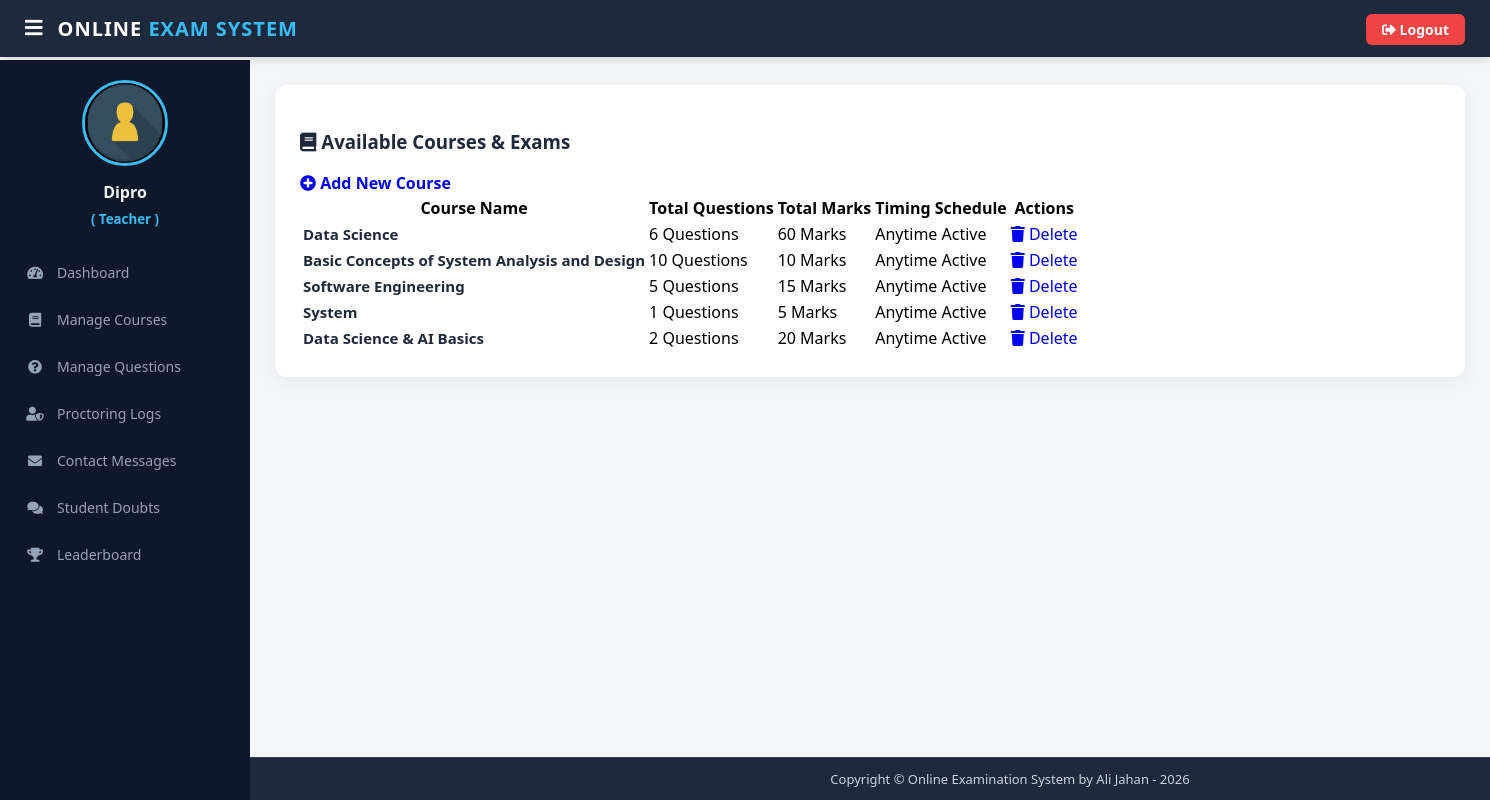
/teacher/teacher-view-exam (signed in), run on an earlier commit of the app's database.
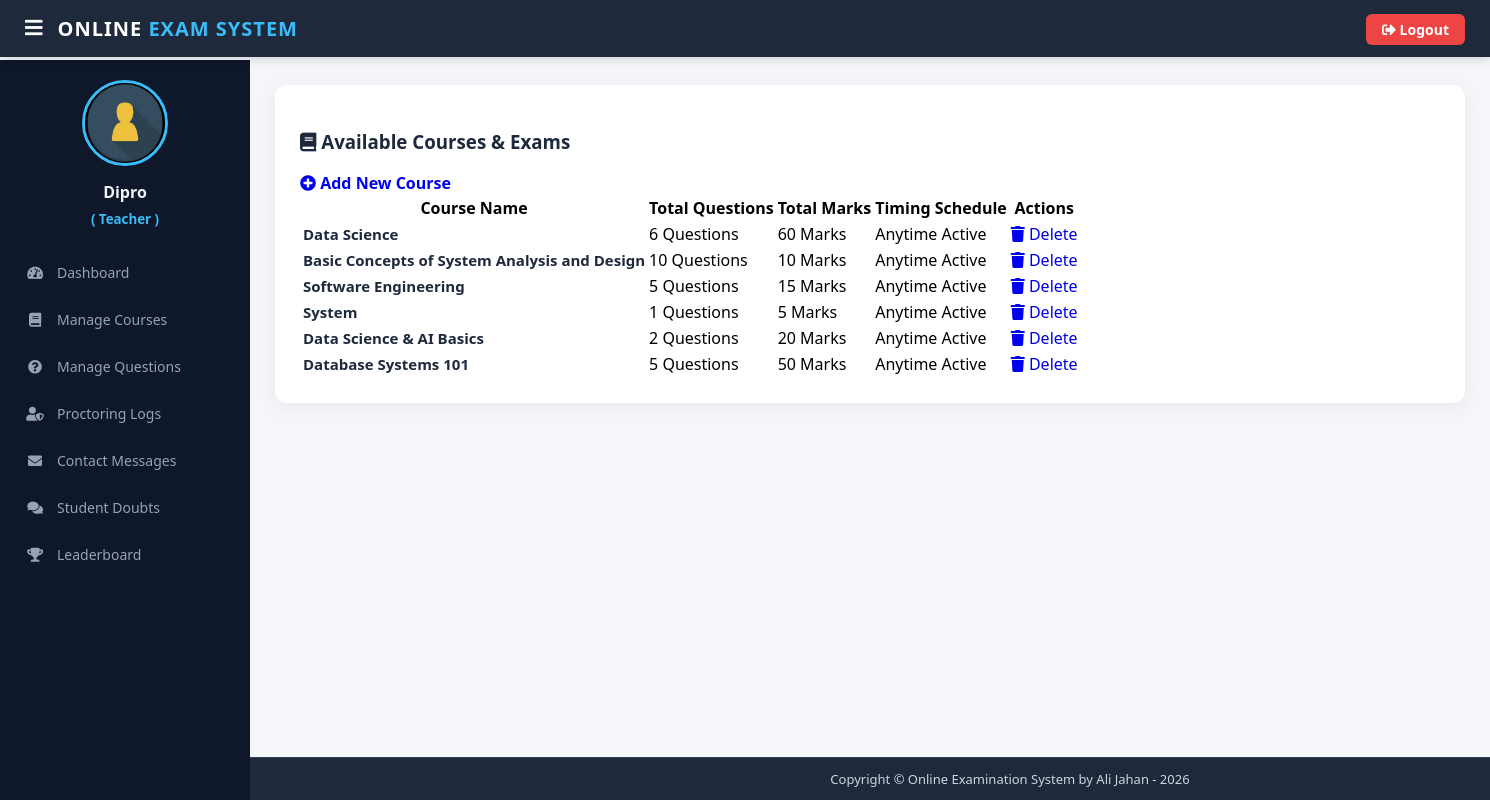
And on a later commit of the database.
### exam/models.py (models this page shows, shortened)
class Course(models.Model):
    course_name = models.CharField(max_length=50)
    question_number = models.PositiveIntegerField()
    total_marks = models.PositiveIntegerField()
    start_time = models.DateTimeField(null=True, blank=True)
    end_time = models.DateTimeField(null=True, blank=True)
    result_publish_time = models.DateTimeField(null=True, blank=True)

### teacher/views.py (the view)
# urls.py: path('teacher-view-exam', views.teacher_view_exam_view,name='teacher-view-exam'),
@login_required(login_url='teacherlogin')
@user_passes_test(is_teacher)
def teacher_view_exam_view(request):
    courses = QMODEL.Course.objects.all()
    return render(request,'teacher/teacher_view_exam.html',{'courses':courses})

### teacher/views.py (called while the page is built)
def is_teacher(user):
    return user.groups.filter(name='TEACHER').exists()

### templates/teacher/teacher_view_exam.html (shortened to what this page needs)
{% extends 'teacher/teacherbase.html' %}
{% block content %}
{% load static %}
<head>
</head>
<div class="container-fluid px-3">
  <div class="card-box">
    <div class="d-flex justify-content-between align-items-center mb-4 flex-wrap" style="gap: 15px;">
      <h3 class="m-0" style="font-weight: 700; color: #1e293b;"><i class="fas fa-book text-primary"></i> Available Courses & Exams</h3>
      <a class="btn btn-success" style="font-weight: bold; border-radius: 6px;" href="{% url 'teacher-add-exam' %}">
        <i class="fas fa-plus-circle"></i> Add New Course
      </a>
    </div>
    <div class="table-responsive">
      <table class="table table-hover align-middle">
        <thead class="thead-dark">
          <tr>
            <th>Course Name</th>
            <th>Total Questions</th>
            <th>Total Marks</th>
            <th>Timing Schedule</th>
            <th>Actions</th>
          </tr>
        </thead>
        <tbody>
          {% for t in courses %}
          <tr>
            <td><strong style="font-size: 15px; color: #1e293b;">{{ t.course_name }}</strong></td>
            <td><span class="badge badge-info p-2">{{ t.question_number }} Questions</span></td>
            <td><span class="badge badge-success p-2">{{ t.total_marks }} Marks</span></td>
            <td>
              {% if t.start_time %}
                <small class="text-muted">
                  Start: {{ t.start_time|date:"d M Y, h:i A" }}<br>
                  End: {{ t.end_time|date:"d M Y, h:i A" }}
                </small>
              {% else %}
                <span class="badge badge-secondary">Anytime Active</span>
              {% endif %}
            </td>
            <td>
              <a class="btn btn-danger btn-sm" style="border-radius: 4px;" href="{% url 'delete-exam' t.id %}" title="Delete Course" onclick="return confirm('Are you sure you want to delete this course?');">
                <i class="fas fa-trash"></i> Delete
              </a>
            </td>
          </tr>
          {% empty %}
          <tr>
            <td colspan="5" class="text-center text-muted py-4">No courses created yet.</td>
          </tr>
          {% endfor %}
        </tbody>
      </table>
    </div>
  </div>
</div>
{% endblock content %}

### templates/teacher/teacherbase.html (shortened to what this page needs)
<!DOCTYPE html>
{% load static %}
<html lang="en" dir="ltr">
<head>
  <link rel="stylesheet" href="https://cdnjs.cloudflare.com/ajax/libs/font-awesome/5.15.3/css/all.min.css">
</head>
<body>
  <header>
    <div style="display: flex; align-items: center;">
      <label for="check">
        <i class="fas fa-bars" id="sidebar_btn"></i>
      </label>
      <div class="left_area">
        <h3>Online <span>Exam System</span></h3>
      </div>
    </div>
    <div class="right_area">
      <a href="/logout" class="logout_btn"><i class="fas fa-sign-out-alt"></i> Logout</a>
    </div>
  </header>
  <div class="sidebar">
    <center>
      {% if request.user.teacher.profile_pic %}
        <img src="/static/{{ request.user.teacher.profile_pic }}" class="profile_image" alt="Teacher Profile">
      {% else %}
        <img src="{% static "image/teacher_icon.jfif" %}" class="profile_image" alt="Teacher Profile">
      {% endif %}
      <h4>{{ request.user.first_name }}</h4>
      <small style="color: #38bdf8; font-weight: bold;">( Teacher )</small>
    </center>
    <a href="/teacher/teacher-dashboard"><i class="fas fa-tachometer-alt"></i><span>Dashboard</span></a>
    <a href="/teacher/teacher-exam"><i class="fas fa-book"></i><span>Manage Courses</span></a>
    <a href="/teacher/teacher-question"><i class="fas fa-question-circle"></i><span>Manage Questions</span></a>
    <a href="/teacher/teacher-proctoring-logs"><i class="fas fa-user-shield"></i><span>Proctoring Logs</span></a>
    <a href="/teacher/teacher-contact-messages"><i class="fas fa-envelope"></i><span>Contact Messages</span></a>
    <a href="/teacher/student-doubts"><i class="fas fa-comments"></i><span>Student Doubts</span></a>
    <a href="/student/leaderboard"><i class="fas fa-trophy"></i><span>Leaderboard</span></a>
  </div>
  <div class="main-body-container">
    <div class="content">
      {% block content %}
      {% endblock content %}
    </div>
    {% include "exam/footer.html" %}
  </div>
</body>
</html>

### templates/exam/footer.html (shortened to what this page needs)
<footer class="custom-site-footer">
  <p>Copyright &copy; Online Examination System by Ali Jahan - 2026</p>
</footer>

### templates/teacher/teacherbase.html (style rules this page uses)
a:link { text-decoration: none; }
html, body { height: 100%; margin: 0; padding: 0; font-family: "Poppins", "Segoe UI", sans-serif; background-color: #f4f6f9; }
body { display: flex; flex-direction: column; min-height: 100vh; }
header { position: fixed; top: 0; left: 0; background: #1e293b; padding: 15px 25px; width: 100%; z-index: 1000; display: flex; align-items: center; justify-content: space-between; box-shadow: 0 2px 10px rgba(0,0,0,0.15); box-sizing: border-box; }
.left_area h3 { color: #fff; margin: 0; text-transform: uppercase; font-size: 20px; font-weight: 800; letter-spacing: 1px; }
.left_area span { color: #38bdf8; }
.logout_btn { padding: 6px 16px; background: #ef4444; border-radius: 6px; font-size: 14px; font-weight: 600; color: #fff; transition: all 0.3s ease; text-decoration: none; }
.sidebar { background: #0f172a; margin-top: 60px; padding-top: 20px; position: fixed; left: 0; top: 0; width: 250px; height: calc(100vh - 60px); overflow-y: auto; transition: all 0.3s ease; z-index: 999; }
.sidebar .profile_image { width: 80px; height: 80px; border-radius: 50%; margin-bottom: 10px; border: 3px solid #38bdf8; object-fit: cover; }
.sidebar h4 { color: #f1f5f9; margin-top: 0; margin-bottom: 4px; font-weight: 600; }
.sidebar a { color: #94a3b8; display: flex; align-items: center; width: 100%; padding: 14px 25px; text-decoration: none; box-sizing: border-box; transition: all 0.3s ease; font-size: 14px; }
.sidebar i { padding-right: 12px; width: 20px; text-align: center; }
label #sidebar_btn { color: #fff; cursor: pointer; font-size: 20px; margin-right: 15px; transition: color 0.3s ease; }
.main-body-container { display: flex; flex-direction: column; min-height: 100vh; width: 100%; }
.content { margin-left: 250px; padding: 85px 25px 30px 25px; flex: 1 0 auto; transition: all 0.3s ease; }
.custom-site-footer { margin-left: 250px; transition: all 0.3s ease; }

### templates/teacher/teacher_view_exam.html (style rules this page uses)
.card-box { background: #ffffff; border-radius: 12px; padding: 25px; box-shadow: 0 4px 20px rgba(0,0,0,0.06); }

### templates/exam/footer.html (style rules this page uses)
.custom-site-footer { background-color: #1e293b; color: #94a3b8; padding: 12px 15px; text-align: center; font-size: 13px; font-weight: 500; width: 100%; margin-top: auto; border-top: 1px solid #334155; }
.custom-site-footer p { margin: 0; padding: 0; color: #cbd5e0; font-size: 13px; }

What changed in the data, as far as the page shows it:
added Course: course_name "Database Systems 101", question_number "5", total_marks "50", shows "Anytime Active"
